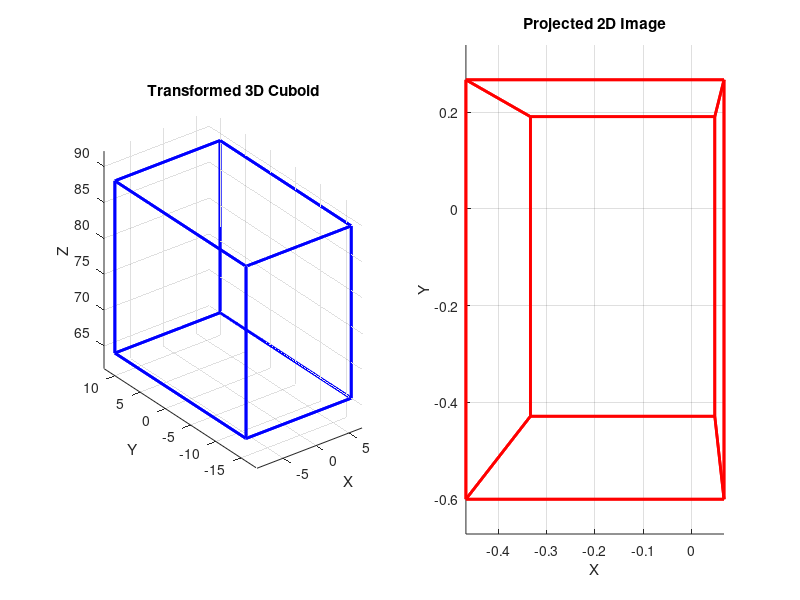

Recreate this plot in MATLAB.
% 21103080: Akash Rout
% Question 2

clc; clear; close all; % clear previous memory

z_dist = 30; % Minimum z distance from center of projection
d = 2; % Distance of the image plane from the center of projection

% Generate random cuboid dimensions
width = randi([5, 15]);
height = randi([5, 15]);
depth = randi([5, 15]);

% Ensure z distance is at least 30
x0 = randi([-10, 10]);
y0 = randi([-10, 10]);
z0 = randi([z_dist, z_dist + 20]);

% Define 8 vertices of the cuboid
vertices = [ 
    x0, y0, z0;
    x0+width, y0, z0;
    x0, y0+height, z0;
    x0, y0, z0+depth;
    x0+width, y0+height, z0;
    x0+width, y0, z0+depth;
    x0, y0+height, z0+depth;
    x0+width, y0+height, z0+depth]';

% Convert to homogeneous coordinates for easier transformations
vertices_h = [vertices; ones(1,8)];

% a) Translation Matrix (5, 2, 5)
T = [1 0 0 5;
     0 1 0 2;
     0 0 1 5;
     0 0 0 1];

% b) Scaling Matrix (2, 2, 2)
S = [2 0 0 0;
     0 2 0 0;
     0 0 2 0;
     0 0 0 1];

% apply given transformations
vertices_transformed = T * (S * vertices_h);

% perspective projection matrix
P = [d  0  0  0;
     0  d  0  0;
     0  0  1  0];

% Apply perspective transformation
projected = P * vertices_h;

% back to Cartesian coordinates
projected(1,:) = projected(1,:) ./ projected(3,:);
projected(2,:) = projected(2,:) ./ projected(3,:);
projected = projected(1:2, :); % Remove z-coordinates

figure; % plot results

% Plot Transformed 3D Cuboid
subplot(1,2,1);
hold on; grid on; axis equal;
plot3(vertices_transformed(1, [1 2 5 3 1]), vertices_transformed(2, [1 2 5 3 1]), vertices_transformed(3, [1 2 5 3 1]), 'b', 'LineWidth', 2);
plot3(vertices_transformed(1, [2 6 8 5 2]), vertices_transformed(2, [2 6 8 5 2]), vertices_transformed(3, [2 6 8 5 2]), 'b', 'LineWidth', 2);
plot3(vertices_transformed(1, [3 5 8 7 3]), vertices_transformed(2, [3 5 8 7 3]), vertices_transformed(3, [3 5 8 7 3]), 'b', 'LineWidth', 2);
plot3(vertices_transformed(1, [1 4 7 3 1]), vertices_transformed(2, [1 4 7 3 1]), vertices_transformed(3, [1 4 7 3 1]), 'b', 'LineWidth', 2);
plot3(vertices_transformed(1, [4 6 8 7 4]), vertices_transformed(2, [4 6 8 7 4]), vertices_transformed(3, [4 6 8 7 4]), 'b', 'LineWidth', 2);
plot3(vertices_transformed(1, [1 2 6 4 1]), vertices_transformed(2, [1 2 6 4 1]), vertices_transformed(3, [1 2 6 4 1]), 'b', 'LineWidth', 2);
xlabel('X'); ylabel('Y'); zlabel('Z');
title('Transformed 3D Cuboid');
view(3); % Set to 3D view

% Plot Projected 2D Image
subplot(1,2,2);
hold on; grid on; axis equal;
plot(projected(1, [1 2 5 3 1]), projected(2, [1 2 5 3 1]), 'r', 'LineWidth', 2);
plot(projected(1, [2 6 8 5 2]), projected(2, [2 6 8 5 2]), 'r', 'LineWidth', 2);
plot(projected(1, [3 5 8 7 3]), projected(2, [3 5 8 7 3]), 'r', 'LineWidth', 2);
plot(projected(1, [1 4 7 3 1]), projected(2, [1 4 7 3 1]), 'r', 'LineWidth', 2);
plot(projected(1, [4 6 8 7 4]), projected(2, [4 6 8 7 4]), 'r', 'LineWidth', 2);
plot(projected(1, [1 2 6 4 1]), projected(2, [1 2 6 4 1]), 'r', 'LineWidth', 2);
xlabel('X'); ylabel('Y');
title('Projected 2D Image');